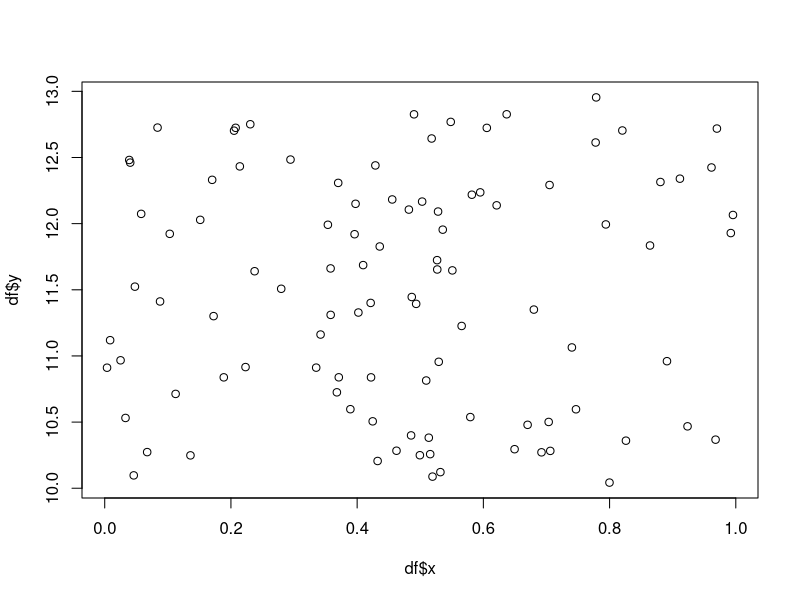
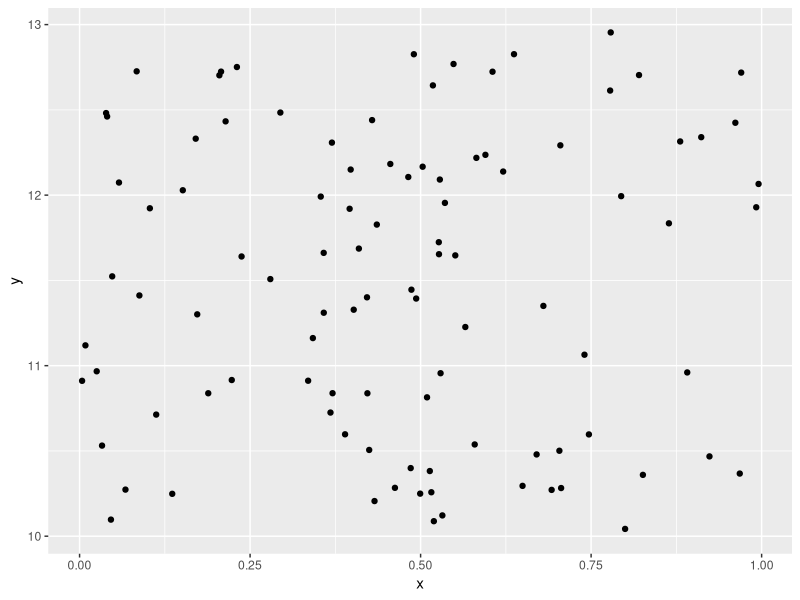

These figures' R source, in order:
# So I can type here, and the changes are seen on the other file

# So cool!

runif(1)

# So as I begin to code, you'll see it here!

# And you don't even need to have R installed, can view from the browser!

# Insane!

runif(1) * runif(1)

# you can't change code, but you can comment on code, live from the browser.


# this is so much more advanced than RStudio!!!

df <- data.frame(x = runif(100,0,1),
           y = runif(100,10,13))

plot(df$x, df$y)
library(ggplot2)
ggplot(data = df,aes(x =x, y = y))+
geom_point()


# hello Laura and Isaac - 
